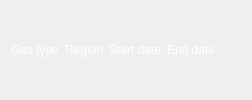
         <widget class="QWidget" name="historyTop" native="true">
          <property name="sizePolicy">
           <sizepolicy hsizetype="Expanding" vsizetype="Fixed">
            <horstretch>0</horstretch>
            <verstretch>0</verstretch>
           </sizepolicy>
          </property>
          <property name="minimumSize">
           <size>
            <width>0</width>
            <height>35</height>
           </size>
          </property>
          <layout class="QHBoxLayout" name="historyTopLayout">
           <property name="topMargin">
            <number>0</number>
           </property>
           <property name="bottomMargin">
            <number>0</number>
           </property>
           <item>
            <widget class="QLabel" name="label_13">
             <property name="sizePolicy">
              <sizepolicy hsizetype="Expanding" vsizetype="Expanding">
               <horstretch>0</horstretch>
               <verstretch>0</verstretch>
              </sizepolicy>
             </property>
             <property name="styleSheet">
              <string notr="true">color: rgb(255, 255, 255);</string>
             </property>
             <property name="text">
              <string>Gas type</string>
             </property>
            </widget>
           </item>
           <item>
            <widget class="QLabel" name="label_14">
             <property name="sizePolicy">
              <sizepolicy hsizetype="Expanding" vsizetype="Expanding">
               <horstretch>0</horstretch>
               <verstretch>0</verstretch>
              </sizepolicy>
             </property>
             <property name="styleSheet">
              <string notr="true">color: rgb(255, 255, 255);</string>
             </property>
             <property name="text">
              <string>Region</string>
             </property>
            </widget>
           </item>
           <item>
            <widget class="QLabel" name="label_15">
             <property name="sizePolicy">
              <sizepolicy hsizetype="Expanding" vsizetype="Expanding">
               <horstretch>0</horstretch>
               <verstretch>0</verstretch>
              </sizepolicy>
             </property>
             <property name="styleSheet">
              <string notr="true">color: rgb(255, 255, 255);</string>
             </property>
             <property name="text">
              <string>Start date</string>
             </property>
            </widget>
           </item>
           <item>
            <widget class="QLabel" name="label_16">
             <property name="sizePolicy">
              <sizepolicy hsizetype="Expanding" vsizetype="Expanding">
               <horstretch>0</horstretch>
               <verstretch>0</verstretch>
              </sizepolicy>
             </property>
             <property name="styleSheet">
              <string notr="true">color: rgb(255, 255, 255);</string>
             </property>
             <property name="text">
              <string>End date</string>
             </property>
            </widget>
           </item>
           <item>
            <spacer name="horizontalSpacer_4">
             <property name="orientation">
              <enum>Qt::Horizontal</enum>
             </property>
             <property name="sizeType">
              <enum>QSizePolicy::Fixed</enum>
             </property>
             <property name="sizeHint" stdset="0">
              <size>
               <width>25</width>
               <height>16</height>
              </size>
             </property>
            </spacer>
           </item>
          </layout>
         </widget>
